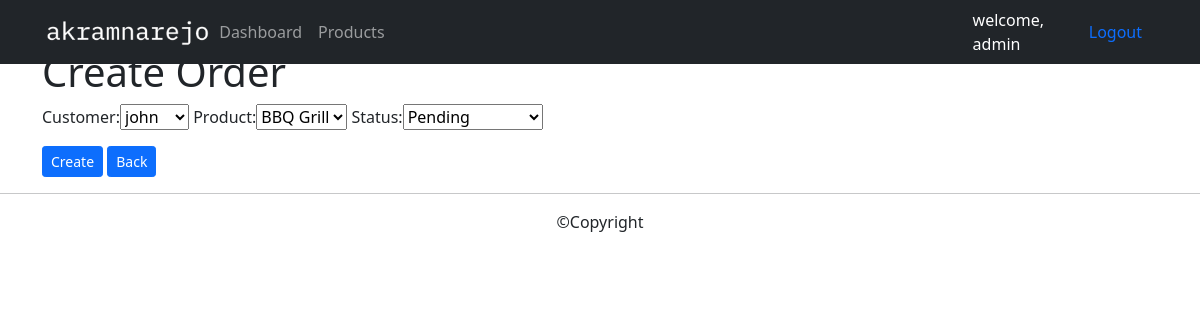
The page /update_order/1/ (signed in) on the database its author committed.
### accounts/models.py (models this page shows, shortened)
class Order(models.Model):
    STATUS = (
        ('Pending','Pending'),
        ('Out for delivery', 'Out for delivery'),
        ('Delivered', 'Delivered'),
    )
    customer = models.ForeignKey(Customer, null=True, on_delete=models.SET_NULL)
    product = models.ForeignKey(Products, null=True, on_delete=models.SET_NULL)
    date_created = models.DateTimeField(auto_now_add=True, null=True)
    status = models.CharField(max_length=200, null=True, choices=STATUS)

### accounts/decorators.py (the view)
        def wrapper_func(request, *args, **kwargs):
            group = None
            if request.user.groups.exists():
                group = request.user.groups.all()[0].name
            if group in allowed_roles:
                return view_func(request, *args, **kwargs)
            else:
                return HttpResponse("You are not authorized to view this page.")

### accounts/forms.py
class OrderForm(ModelForm):
    class Meta:
        model = Order
        fields = '__all__'

### accounts/models.py (called while the page is built)
    def __str__(self):
        return self.name

    def __str__(self):
        return self.name

### accounts/views.py (called while the page is built)
@login_required(login_url='login')
@allowed_users(allowed_roles=['admin'])
def update_order(request, pk):
    order = Order.objects.get(id=pk)
    form = OrderForm(instance=order)
    if request.method == "POST":
        form = OrderForm(request.POST, instance=order)
        if form.is_valid():
            form.save()
            return redirect('/')
    context = {
        'form': form
    }
    return render(request, 'create_order.html', context)

### accounts/templates/create_order.html (shortened to what this page needs)
{%  extends 'main.html' %}
{% load static %}
{% block content %}
<form action="" method="POST">
    <h1 class="mt-md-5">Create Order</h1>
    {{ form }}
    <br>
    <button type="submit" value="Submit" class="btn btn-sm btn-primary mt-md-3">Create</button>
    <button type="submit" value="submit" class="btn btn-sm btn-primary mt-md-3 ml-md-2"><a href="{% url 'home' %}" class="text-decoration-none text-white">Back</a></button>
</form>
{% endblock %}

### accounts/templates/navbar.html (shortened to what this page needs)
{% load static %}
<nav class="navbar navbar-expand-lg fixed-top navbar-dark bg-dark">
    <div class="container">
      <a href="{% url 'home' %}"><img src="{% static 'images/logo.png'%}" alt="akram narejo" class="img-fluid"></a>
      <div class="collapse navbar-collapse" id="navbarNav">
        <ul class="navbar-nav">
          {% if request.user.is_staff %}
            <li class="nav-item active">
              <a class="nav-link" href="{% url 'home' %}">Dashboard</a>
            </li>
            <li class="nav-item">
              <a class="nav-link" href="{% url 'products' %}">Products</a>
            </li>
          {% else %}
            <li class="nav-item">
              <a href="{% url 'account' %}" class="nav-link">Settings</a>
            </li>
          {% endif %}
        </ul>
      </div>
      <span style="color: white; padding-right: 1rem;">welcome, {{request.user}}</span>
      <a href="{% url 'logout' %}" class="nav-link">Logout</a>
    </div>
</nav>

### static/css/main.css (style rules this page uses)
body { background-color: #fff; }

### rows shown on the page
Order: customer "john", product "BBQ Grill", status "Pending"

### other values the page prints
{{ request.user }} "admin"
